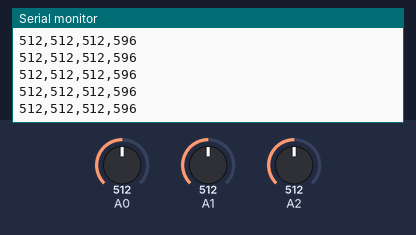
Simulated run of this sketch. Board: Arduino Uno, built with avr-gcc and run on an emulated ATmega328P. On the bench: the last lines printed to the serial monitor. The test bench sets the inputs (shaded band); at power-on: A0 = 512, A1 = 512, A2 = 512.

Above: at 1.2 s.
1.3 s: A0 set to 983
At 1.34 s:
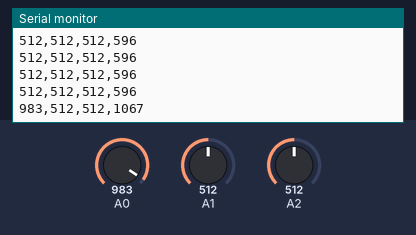
2.8 s: A0 set to 1007
At 2.82 s:
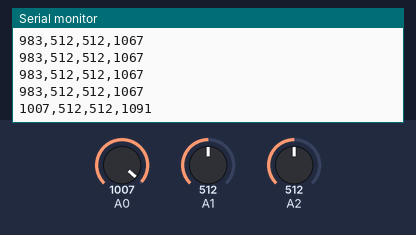
4.3 s: A1 set to 427
At 4.3 s:
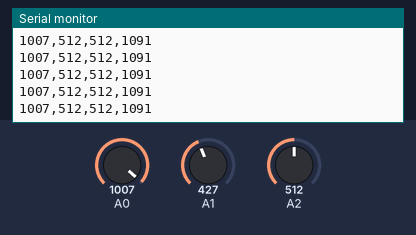
5.8 s: A1 set to 407
At 5.83 s:
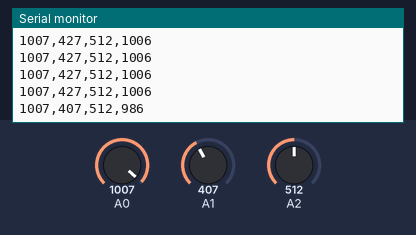
8.8 s: A2 set to 168
At 8.84 s:
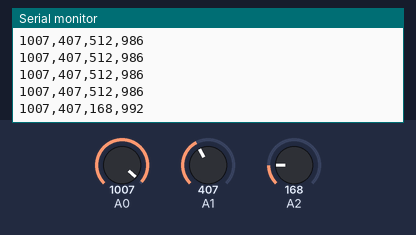
11.8 s: A2 set to 152
At 11.8 s:
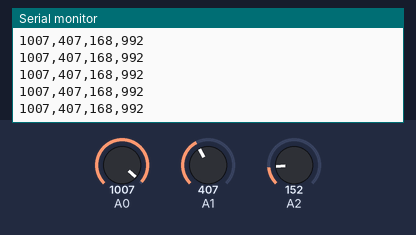
Timing chart, 0 to 14.3 s (numbered marks = the images above; inputs shaded):
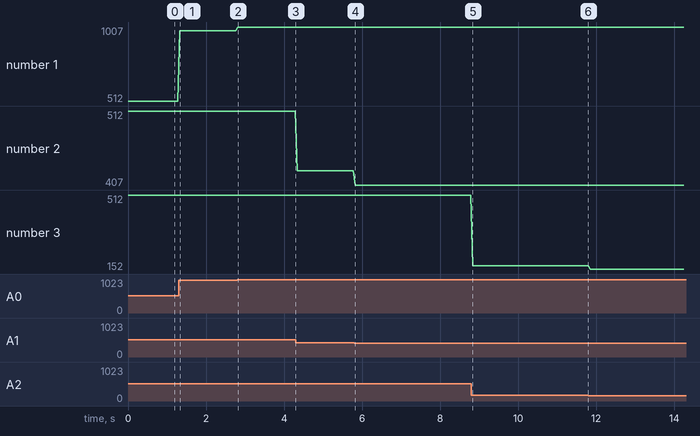

The sketch:

seismo.ino
```cpp
int xMax = 335;
int xrest = 330;
int xMin = 325;

int yMax = 272;
int yrest = 267;
int yMin = 262;

int zMax = 350;
int zrest = 343;
int zMin = 338;

void setup() {
  pinMode(0, INPUT);    // Set pin 0 to be an input
  pinMode(1, INPUT);    // Set pin 0 to be an input
  pinMode(2, INPUT);    // Set pin 0 to be an input
  Serial.begin(9600);   // Start up serial communication at 9600 speed
}

void loop() {
  int readingX = analogRead(0);    // Read the current value of X from accelerometer
  int readingY = analogRead(1);    // Read the current value of Y from accelerometer
  int readingZ = analogRead(2);    // Read the current value of Z from accelerometer

  int diffX = readingX - xrest; // Try as if statement if ( diffX is minus then etc)
  diffX = abs(diffX);
  int diffY = readingY - yrest;
  diffY = abs(diffY);
  int diffZ = readingZ - zrest;
  diffZ = abs(diffZ);
  int diff = diffX + diffY +diffZ;

  if (readingX > xMax || readingX < xMin || readingY > yMax || readingY < yMin || readingZ > zMax || readingZ < zMin ){
    Serial.print(readingX);
    Serial.print(",");
    Serial.print(readingY);
    Serial.print(",");
    Serial.print(readingZ);
    Serial.print(",");
    Serial.print(diff); //Serial.print(readingY + readingY + readingZ);
    Serial.print("\n");
    delay(50);// Wait for a short time, just to slow things a little
  }
}
```

Measured:
- after the input at 1.3 s, the serial monitor: prints a new line at once (image 1)
- after the input at 2.8 s, the serial monitor: prints a new line at once (image 2)
- after the input at 5.8 s, the serial monitor: prints a new line at once (image 4)
- after the input at 8.8 s, the serial monitor: prints a new line at once (image 5)
- plotted number 1: 512 → 983 after the input at 1.3 s, 983 → 1007 after the input at 2.8 s
- plotted number 2: 512 → 427 after the input at 4.3 s, 427 → 407 after the input at 5.8 s
- plotted number 3: 512 → 168 after the input at 8.8 s, 168 → 152 after the input at 11.8 s
